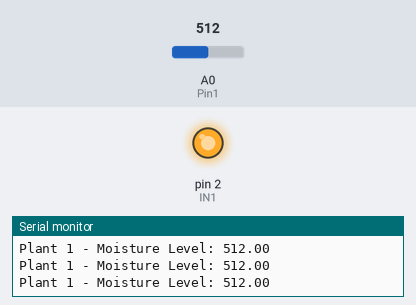
The sketch below on a simulated Arduino Uno, built with avr-gcc and run on an emulated ATmega328P. On the bench: output pins drawn as LEDs (lit = HIGH), the last lines printed to the serial monitor. The test bench sets the inputs (shaded band); at power-on: A0 (Pin1) = 512.

Above: at 1.7 s.
1.8 s: A0 (Pin1) set to 462
4.8 s: A0 (Pin1) set to 440
At 5.7 s:
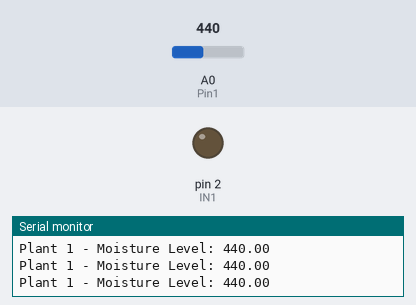
6.3 s: A0 (Pin1) set to 460
At 7.5 s:
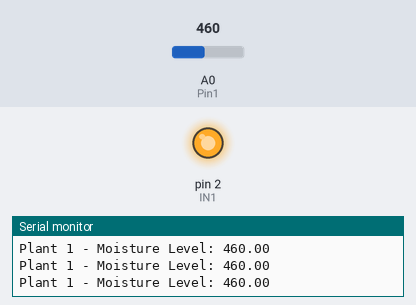
7.8 s: A0 (Pin1) set to 306
At 8.2 s:
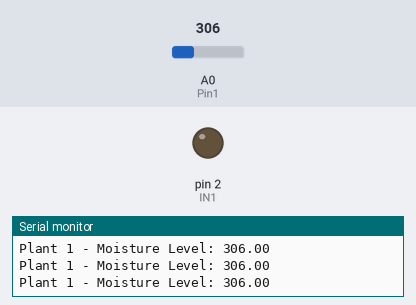
Timing chart, 0 to 10.8 s (numbered marks = the images above; inputs shaded):
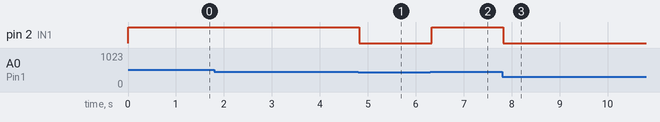

Measured:
- the behaviour switches between 451 and 450 on A0 (Pin1) (found by bisection; images 0 and 1)
- after the input at 4.8 s, pin 2 (IN1): HIGH → LOW at once
- after the input at 6.3 s, pin 2 (IN1): LOW → HIGH at once
- after the input at 7.8 s, pin 2 (IN1): HIGH → LOW at once

The sketch:

sketch_apr27a.ino
```cpp
int IN1 = 2; //to control the channel relay, define control pins on the Arduino board (digital signal)

int Pin1 = A0; // analog port defined to receive the analog signal from the moisture sensor

float sensor1Value = 0; // to store the value detected by the sensor

void setup()
{
  Serial.begin(9600); // tells the Arduino to get ready to exchange messages with the Serial Monitor at a data rate of 9600 bits per second

  pinMode(IN1, OUTPUT); // set IN1 to output function

  pinMode(Pin1, INPUT); // set Pin1 to input function

  digitalWrite(IN1, HIGH);  // set digital signal sent to Pin1 to HIGH (=1/On) which sets the armature on the channel relay to normally open

  delay(500); // moves to next line of code after 500 milliSeconds (Pauses the program for 500 milliSeconds)
}

void loop()
{

  Serial.print("Plant 1 - Moisture Level: "); // prints the phrse between brackets as it is (when using Serial Monitor)
  sensor1Value = analogRead(Pin1); //reads sensor values and stores them in sensor1Value
  Serial.println(sensor1Value); // prints sensor1Value (when using Serial Monitor)

  if (sensor1Value > 450) // Pump works as long as the sensor reads values that are greater than 450
  {
    digitalWrite(IN1, HIGH);
  }
  else
  {
    digitalWrite(IN1, LOW);
  }
}
```
